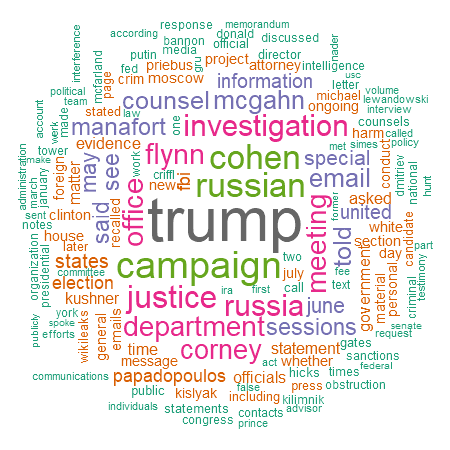

Write R code to recreate this figure.
# Coder: Rick Klein github.com/raklein
# Making a simple wordcloud of the Mueller report
# All credit to Alboukadel Kassambara, I'm implementing a simplified version of his tutorial: http://www.sthda.com/english/wiki/text-mining-and-word-cloud-fundamentals-in-r-5-simple-steps-you-should-know

library("pdftools") # to convert pdf to text
library("tm") # tools to work with text
library("wordcloud") # generate the wordcloud
library("RColorBrewer") # color palette 
library("Cairo") # antialiasing for better graphics

# Download report and place it in your directory. I sourced the report from https://cdn.cnn.com/cnn/2019/images/04/18/mueller-report-searchable.pdf.
# Backup if that link is dead: https://web.archive.org/web/20190418170721/https://cdn.cnn.com/cnn/2019/images/04/18/mueller-report-searchable.pdf

# convert pdf to text
tex <- pdf_text("mueller-report-searchable.pdf")

# convert text to corpus so the tm package can work with it
docs <- Corpus(VectorSource(tex))

# "tidy up" the corpus and remove common words:

# Convert the text to lower case
docs <- tm_map(docs, content_transformer(tolower))

# Remove numbers
docs <- tm_map(docs, removeNumbers)

# Remove english common stopwords
docs <- tm_map(docs, removeWords, stopwords("english"))

# Specify any additional words you want removed
# Revisit this line after doing the visualization and add any extras
docs <- tm_map(docs, removeWords, c("president", "presidents", "also")) 

# Remove punctuations
docs <- tm_map(docs, removePunctuation)

# Eliminate extra white spaces
docs <- tm_map(docs, stripWhitespace)

# There's a randomization component (mostly in terms of layout), so let's lock that randomization so we can reproduce the exact same figure if we want to
set.seed(1)

# Before making the figure, we're going to specify a graphics device to output to
# I'm using Cairo because it adds antialiasing for higher quality
CairoPNG("wordcloud.png", width = 450, height = 450)

# Make wordcloud
wordcloud(words = docs, 
                  scale=c(5,0.5), # size difference between largest and smallest words
                  min.freq = 1,
                  max.words = 150, # how many words to plot
                  random.order=FALSE, 
                  rot.per=0.35, # what % of words will be rotated
                  colors=brewer.pal(8, "Dark2")) # specify the color pallette

dev.off() # turn off the Cairo graphics device, which effectively saves the wordcloud as a .png
